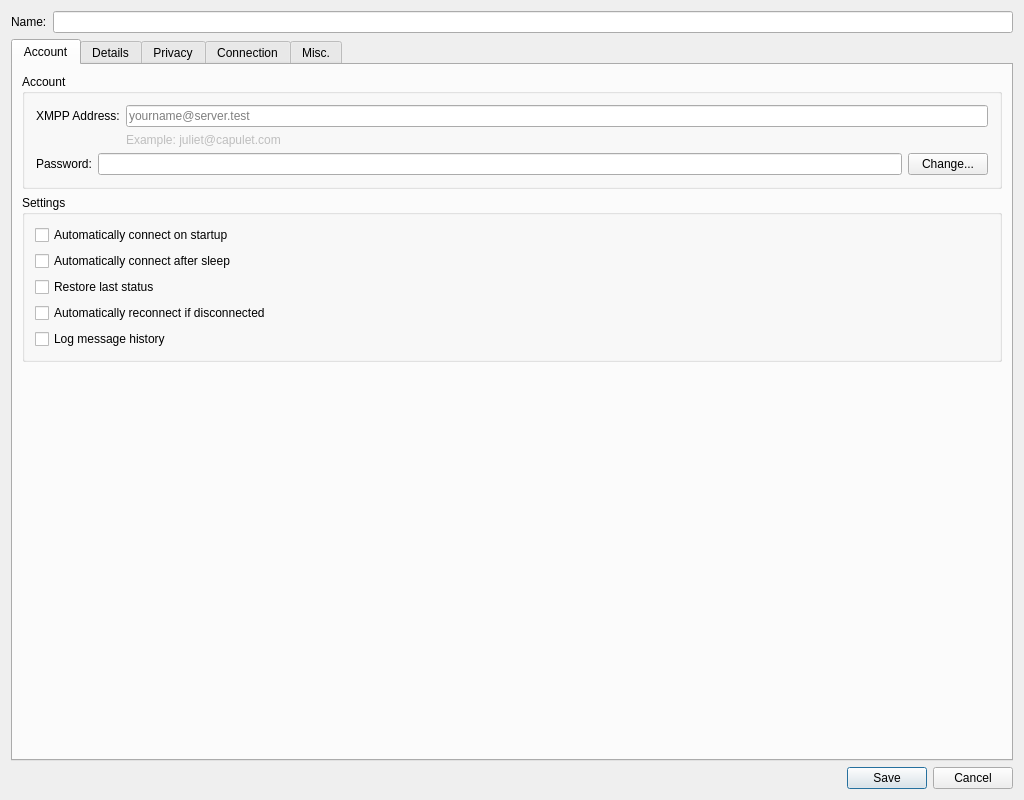
<?xml version="1.0" encoding="UTF-8"?>
<ui version="4.0">
 <class>AccountModify</class>
 <widget class="QDialog" name="AccountModify">
  <property name="geometry">
   <rect>
    <x>0</x>
    <y>0</y>
    <width>1024</width>
    <height>800</height>
   </rect>
  </property>
  <property name="windowTitle">
   <string>Account Properties</string>
  </property>
  <layout class="QVBoxLayout" name="_2">
   <item>
    <layout class="QHBoxLayout" name="_3">
     <item>
      <widget class="QLabel" name="lb_name">
       <property name="text">
        <string>Name:</string>
       </property>
      </widget>
     </item>
     <item>
      <widget class="QLineEdit" name="le_name"/>
     </item>
    </layout>
   </item>
   <item>
    <widget class="QTabWidget" name="tab_main">
     <property name="tabShape">
      <enum>QTabWidget::Rounded</enum>
     </property>
     <property name="currentIndex">
      <number>0</number>
     </property>
     <widget class="QWidget" name="tab_account">
      <attribute name="title">
       <string>Account</string>
      </attribute>
      <layout class="QVBoxLayout">
       <property name="spacing">
        <number>6</number>
       </property>
       <property name="leftMargin">
        <number>9</number>
       </property>
       <property name="topMargin">
        <number>9</number>
       </property>
       <property name="rightMargin">
        <number>9</number>
       </property>
       <property name="bottomMargin">
        <number>9</number>
       </property>
       <item>
        <widget class="QGroupBox" name="gb_account">
         <property name="title">
          <string>Account</string>
         </property>
         <layout class="QVBoxLayout">
          <property name="spacing">
           <number>6</number>
          </property>
          <property name="leftMargin">
           <number>11</number>
          </property>
          <property name="topMargin">
           <number>11</number>
          </property>
          <property name="rightMargin">
           <number>11</number>
          </property>
          <property name="bottomMargin">
           <number>11</number>
          </property>
          <item>
           <layout class="QGridLayout">
            <property name="leftMargin">
             <number>0</number>
            </property>
            <property name="topMargin">
             <number>0</number>
            </property>
            <property name="rightMargin">
             <number>0</number>
            </property>
            <property name="bottomMargin">
             <number>0</number>
            </property>
            <property name="spacing">
             <number>6</number>
            </property>
            <item row="1" column="1">
             <widget class="QLabel" name="lb_example">
              <property name="enabled">
               <bool>false</bool>
              </property>
              <property name="text">
               <string>Example: juliet@capulet.com</string>
              </property>
             </widget>
            </item>
            <item row="0" column="0">
             <widget class="QLabel" name="lb_jid">
              <property name="text">
               <string>XMPP Address:</string>
              </property>
             </widget>
            </item>
            <item row="0" column="1">
             <widget class="QLineEdit" name="le_jid">
              <property name="inputMethodHints">
               <set>Qt::ImhEmailCharactersOnly|Qt::ImhNoAutoUppercase|Qt::ImhPreferLatin|Qt::ImhPreferLowercase</set>
              </property>
              <property name="placeholderText">
               <string extracomment="Like email">yourname@server.test</string>
              </property>
             </widget>
            </item>
           </layout>
          </item>
          <item>
           <layout class="QHBoxLayout">
            <property name="spacing">
             <number>6</number>
            </property>
            <property name="leftMargin">
             <number>0</number>
            </property>
            <property name="topMargin">
             <number>0</number>
            </property>
            <property name="rightMargin">
             <number>0</number>
            </property>
            <property name="bottomMargin">
             <number>0</number>
            </property>
            <item>
             <widget class="QLabel" name="textLabel1">
              <property name="text">
               <string>Password:</string>
              </property>
             </widget>
            </item>
            <item>
             <widget class="QLineEdit" name="le_pass">
              <property name="inputMethodHints">
               <set>Qt::ImhNoAutoUppercase|Qt::ImhNoPredictiveText|Qt::ImhPreferLatin|Qt::ImhSensitiveData</set>
              </property>
              <property name="echoMode">
               <enum>QLineEdit::Password</enum>
              </property>
             </widget>
            </item>
            <item>
             <widget class="QPushButton" name="pb_changepw">
              <property name="text">
               <string>Change...</string>
              </property>
             </widget>
            </item>
           </layout>
          </item>
         </layout>
        </widget>
       </item>
       <item>
        <widget class="QGroupBox" name="groupBox46">
         <property name="title">
          <string>Settings</string>
         </property>
         <layout class="QVBoxLayout">
          <property name="spacing">
           <number>6</number>
          </property>
          <property name="leftMargin">
           <number>10</number>
          </property>
          <property name="topMargin">
           <number>10</number>
          </property>
          <property name="rightMargin">
           <number>10</number>
          </property>
          <property name="bottomMargin">
           <number>10</number>
          </property>
          <item>
           <widget class="QCheckBox" name="ck_auto">
            <property name="text">
             <string>Automatically connect on startup</string>
            </property>
           </widget>
          </item>
          <item>
           <widget class="QCheckBox" name="ck_connectAfterSleep">
            <property name="text">
             <string>Automatically connect after sleep</string>
            </property>
           </widget>
          </item>
          <item>
           <widget class="QCheckBox" name="ck_autoSameStatus">
            <property name="text">
             <string>Restore last status</string>
            </property>
           </widget>
          </item>
          <item>
           <widget class="QCheckBox" name="ck_reconn">
            <property name="text">
             <string>Automatically reconnect if disconnected</string>
            </property>
           </widget>
          </item>
          <item>
           <widget class="QCheckBox" name="ck_log">
            <property name="text">
             <string>Log message history</string>
            </property>
           </widget>
          </item>
         </layout>
        </widget>
       </item>
       <item>
        <spacer>
         <property name="orientation">
          <enum>Qt::Vertical</enum>
         </property>
         <property name="sizeType">
          <enum>QSizePolicy::Expanding</enum>
         </property>
         <property name="sizeHint" stdset="0">
          <size>
           <width>20</width>
           <height>0</height>
          </size>
         </property>
        </spacer>
       </item>
      </layout>
     </widget>
     <widget class="QWidget" name="tab_details">
      <attribute name="title">
       <string>Details</string>
      </attribute>
      <layout class="QVBoxLayout">
       <property name="spacing">
        <number>6</number>
       </property>
       <property name="leftMargin">
        <number>9</number>
       </property>
       <property name="topMargin">
        <number>9</number>
       </property>
       <property name="rightMargin">
        <number>9</number>
       </property>
       <property name="bottomMargin">
        <number>9</number>
       </property>
       <item>
        <widget class="QGroupBox" name="gb_personal">
         <property name="title">
          <string>Personal Information</string>
         </property>
         <layout class="QVBoxLayout">
          <property name="spacing">
           <number>6</number>
          </property>
          <property name="leftMargin">
           <number>11</number>
          </property>
          <property name="topMargin">
           <number>11</number>
          </property>
          <property name="rightMargin">
           <number>11</number>
          </property>
          <property name="bottomMargin">
           <number>11</number>
          </property>
          <item>
           <widget class="QLabel" name="TextLabel3">
            <property name="text">
             <string>&lt;qt&gt;Information about you is stored as a VCard on the server, which other people can retrieve at any time.&lt;/qt&gt;</string>
            </property>
            <property name="wordWrap">
             <bool>true</bool>
            </property>
           </widget>
          </item>
          <item>
           <layout class="QHBoxLayout">
            <property name="spacing">
             <number>6</number>
            </property>
            <property name="leftMargin">
             <number>0</number>
            </property>
            <property name="topMargin">
             <number>0</number>
            </property>
            <property name="rightMargin">
             <number>0</number>
            </property>
            <property name="bottomMargin">
             <number>0</number>
            </property>
            <item>
             <spacer>
              <property name="orientation">
               <enum>Qt::Horizontal</enum>
              </property>
              <property name="sizeType">
               <enum>QSizePolicy::Expanding</enum>
              </property>
              <property name="sizeHint" stdset="0">
               <size>
                <width>0</width>
                <height>0</height>
               </size>
              </property>
             </spacer>
            </item>
            <item>
             <widget class="QPushButton" name="pb_vcard">
              <property name="text">
               <string>Edit Personal &amp;Details...</string>
              </property>
             </widget>
            </item>
           </layout>
          </item>
         </layout>
        </widget>
       </item>
       <item>
        <spacer>
         <property name="orientation">
          <enum>Qt::Vertical</enum>
         </property>
         <property name="sizeType">
          <enum>QSizePolicy::Expanding</enum>
         </property>
         <property name="sizeHint" stdset="0">
          <size>
           <width>20</width>
           <height>0</height>
          </size>
         </property>
        </spacer>
       </item>
      </layout>
     </widget>
     <widget class="QWidget" name="tab_privacy">
      <attribute name="title">
       <string>Privacy</string>
      </attribute>
      <layout class="QVBoxLayout">
       <property name="spacing">
        <number>6</number>
       </property>
       <property name="leftMargin">
        <number>9</number>
       </property>
       <property name="topMargin">
        <number>9</number>
       </property>
       <property name="rightMargin">
        <number>9</number>
       </property>
       <property name="bottomMargin">
        <number>9</number>
       </property>
       <item>
        <widget class="QStackedWidget" name="ws_privacy">
         <property name="currentIndex">
          <number>1</number>
         </property>
         <widget class="QWidget" name="pg_privacyStatus">
          <layout class="QVBoxLayout">
           <property name="spacing">
            <number>6</number>
           </property>
           <property name="leftMargin">
            <number>0</number>
           </property>
           <property name="topMargin">
            <number>0</number>
           </property>
           <property name="rightMargin">
            <number>0</number>
           </property>
           <property name="bottomMargin">
            <number>0</number>
           </property>
           <item>
            <spacer>
             <property name="orientation">
              <enum>Qt::Vertical</enum>
             </property>
             <property name="sizeHint" stdset="0">
              <size>
               <width>20</width>
               <height>0</height>
              </size>
             </property>
            </spacer>
           </item>
           <item>
            <widget class="QLabel" name="lb_privacyStatus">
             <property name="text">
              <string/>
             </property>
             <property name="alignment">
              <set>Qt::AlignCenter</set>
             </property>
            </widget>
           </item>
           <item>
            <spacer>
             <property name="orientation">
              <enum>Qt::Vertical</enum>
             </property>
             <property name="sizeHint" stdset="0">
              <size>
               <width>20</width>
               <height>0</height>
              </size>
             </property>
            </spacer>
           </item>
          </layout>
         </widget>
         <widget class="QWidget" name="pg_privacy">
          <layout class="QVBoxLayout">
           <property name="spacing">
            <number>6</number>
           </property>
           <property name="leftMargin">
            <number>0</number>
           </property>
           <property name="topMargin">
            <number>0</number>
           </property>
           <property name="rightMargin">
            <number>0</number>
           </property>
           <property name="bottomMargin">
            <number>0</number>
           </property>
           <item>
            <widget class="QGroupBox" name="groupBox">
             <property name="title">
              <string>Blocked Contacts</string>
             </property>
             <layout class="QHBoxLayout">
              <property name="spacing">
               <number>6</number>
              </property>
              <property name="leftMargin">
               <number>9</number>
              </property>
              <property name="topMargin">
               <number>9</number>
              </property>
              <property name="rightMargin">
               <number>9</number>
              </property>
              <property name="bottomMargin">
               <number>9</number>
              </property>
              <item>
               <widget class="QListView" name="lv_blocked"/>
              </item>
              <item>
               <layout class="QVBoxLayout">
                <property name="spacing">
                 <number>6</number>
                </property>
                <property name="leftMargin">
                 <number>0</number>
                </property>
                <property name="topMargin">
                 <number>0</number>
                </property>
                <property name="rightMargin">
                 <number>0</number>
                </property>
                <property name="bottomMargin">
                 <number>0</number>
                </property>
                <item>
                 <widget class="QPushButton" name="pb_addBlock">
                  <property name="text">
                   <string>Add</string>
                  </property>
                 </widget>
                </item>
                <item>
                 <widget class="QPushButton" name="pb_removeBlock">
                  <property name="text">
                   <string>Remove</string>
                  </property>
                 </widget>
                </item>
                <item>
                 <spacer>
                  <property name="orientation">
                   <enum>Qt::Vertical</enum>
                  </property>
                  <property name="sizeHint" stdset="0">
                   <size>
                    <width>20</width>
                    <height>0</height>
                   </size>
                  </property>
                 </spacer>
                </item>
               </layout>
              </item>
             </layout>
            </widget>
           </item>
           <item>
            <layout class="QHBoxLayout">
             <property name="spacing">
              <number>6</number>
             </property>
             <property name="leftMargin">
              <number>0</number>
             </property>
             <property name="topMargin">
              <number>0</number>
             </property>
             <property name="rightMargin">
              <number>0</number>
             </property>
             <property name="bottomMargin">
              <number>0</number>
             </property>
             <item>
              <widget class="QLabel" name="lb_customPrivacy">
               <property name="text">
                <string>You are using advanced settings. This list may not be accurate.</string>
               </property>
               <property name="wordWrap">
                <bool>true</bool>
               </property>
              </widget>
             </item>
             <item>
              <spacer>
               <property name="orientation">
                <enum>Qt::Horizontal</enum>
               </property>
               <property name="sizeHint" stdset="0">
                <size>
                 <width>0</width>
                 <height>20</height>
                </size>
               </property>
              </spacer>
             </item>
             <item>
              <widget class="QPushButton" name="pb_privacy">
               <property name="text">
                <string>Advanced ...</string>
               </property>
              </widget>
             </item>
            </layout>
           </item>
          </layout>
         </widget>
        </widget>
       </item>
      </layout>
     </widget>
     <widget class="QWidget" name="tab_connection">
      <attribute name="title">
       <string>Connection</string>
      </attribute>
      <layout class="QVBoxLayout">
       <property name="spacing">
        <number>6</number>
       </property>
       <property name="leftMargin">
        <number>9</number>
       </property>
       <property name="topMargin">
        <number>9</number>
       </property>
       <property name="rightMargin">
        <number>9</number>
       </property>
       <property name="bottomMargin">
        <number>9</number>
       </property>
       <item>
        <layout class="QHBoxLayout">
         <property name="spacing">
          <number>6</number>
         </property>
         <property name="leftMargin">
          <number>0</number>
         </property>
         <property name="topMargin">
          <number>0</number>
         </property>
         <property name="rightMargin">
          <number>0</number>
         </property>
         <property name="bottomMargin">
          <number>0</number>
         </property>
         <item>
          <widget class="QLabel" name="lb_proxy">
           <property name="text">
            <string>Connection proxy:</string>
           </property>
          </widget>
         </item>
         <item>
          <widget class="QLabel" name="lb_proxychooser">
           <property name="text">
            <string>proxychooser</string>
           </property>
          </widget>
         </item>
        </layout>
       </item>
       <item>
        <widget class="QCheckBox" name="ck_useProxyForUpload">
         <property name="text">
          <string>Use this proxy server for HTTP file upload</string>
         </property>
        </widget>
       </item>
       <item>
        <widget class="QCheckBox" name="ck_compress">
         <property name="text">
          <string>Compress traffic (if possible)</string>
         </property>
        </widget>
       </item>
       <item>
        <widget class="QCheckBox" name="ck_keepAlive">
         <property name="text">
          <string>Send &quot;keep-alive&quot; packets (to prevent timeouts)</string>
         </property>
        </widget>
       </item>
       <item>
        <widget class="QCheckBox" name="ck_enableSM">
         <property name="text">
          <string>Enable Stream Management if possible</string>
         </property>
        </widget>
       </item>
       <item>
        <widget class="QCheckBox" name="ck_host">
         <property name="text">
          <string>Manually Specify Server Host/Port:</string>
         </property>
        </widget>
       </item>
       <item>
        <layout class="QHBoxLayout">
         <property name="spacing">
          <number>6</number>
         </property>
         <property name="leftMargin">
          <number>0</number>
         </property>
         <property name="topMargin">
          <number>0</number>
         </property>
         <property name="rightMargin">
          <number>0</number>
         </property>
         <property name="bottomMargin">
          <number>0</number>
         </property>
         <item>
          <widget class="QLabel" name="lb_host">
           <property name="text">
            <string>Host:</string>
           </property>
          </widget>
         </item>
         <item>
          <widget class="QLineEdit" name="le_host"/>
         </item>
         <item>
          <widget class="QLabel" name="lb_port">
           <property name="text">
            <string>Port:</string>
           </property>
          </widget>
         </item>
         <item>
          <widget class="QLineEdit" name="le_port">
           <property name="minimumSize">
            <size>
             <width>80</width>
             <height>0</height>
            </size>
           </property>
           <property name="maximumSize">
            <size>
             <width>120</width>
             <height>32767</height>
            </size>
           </property>
          </widget>
         </item>
        </layout>
       </item>
       <item>
        <layout class="QHBoxLayout">
         <property name="spacing">
          <number>6</number>
         </property>
         <property name="leftMargin">
          <number>0</number>
         </property>
         <property name="topMargin">
          <number>0</number>
         </property>
         <property name="rightMargin">
          <number>0</number>
         </property>
         <property name="bottomMargin">
          <number>0</number>
         </property>
         <item>
          <widget class="QLabel" name="lb_ssl">
           <property name="text">
            <string>Encrypt connection:</string>
           </property>
          </widget>
         </item>
         <item>
          <widget class="QComboBox" name="cb_ssl">
           <property name="sizePolicy">
            <sizepolicy hsizetype="Minimum" vsizetype="Fixed">
             <horstretch>0</horstretch>
             <verstretch>0</verstretch>
            </sizepolicy>
           </property>
           <property name="sizeAdjustPolicy">
            <enum>QComboBox::AdjustToContents</enum>
           </property>
          </widget>
         </item>
         <item>
          <spacer>
           <property name="orientation">
            <enum>Qt::Horizontal</enum>
           </property>
           <property name="sizeType">
            <enum>QSizePolicy::Expanding</enum>
           </property>
           <property name="sizeHint" stdset="0">
            <size>
             <width>0</width>
             <height>16</height>
            </size>
           </property>
          </spacer>
         </item>
        </layout>
       </item>
       <item>
        <layout class="QHBoxLayout">
         <property name="spacing">
          <number>6</number>
         </property>
         <property name="leftMargin">
          <number>0</number>
         </property>
         <property name="topMargin">
          <number>0</number>
         </property>
         <property name="rightMargin">
          <number>0</number>
         </property>
         <property name="bottomMargin">
          <number>0</number>
         </property>
         <item>
          <widget class="QLabel" name="lb_plain">
           <property name="text">
            <string>Allow plaintext authentication:</string>
           </property>
          </widget>
         </item>
         <item>
          <widget class="QComboBox" name="cb_plain">
           <property name="sizePolicy">
            <sizepolicy hsizetype="Minimum" vsizetype="Fixed">
             <horstretch>0</horstretch>
             <verstretch>0</verstretch>
            </sizepolicy>
           </property>
           <property name="sizeAdjustPolicy">
            <enum>QComboBox::AdjustToContents</enum>
           </property>
          </widget>
         </item>
         <item>
          <spacer>
           <property name="orientation">
            <enum>Qt::Horizontal</enum>
           </property>
           <property name="sizeType">
            <enum>QSizePolicy::Expanding</enum>
           </property>
           <property name="sizeHint" stdset="0">
            <size>
             <width>0</width>
             <height>16</height>
            </size>
           </property>
          </spacer>
         </item>
        </layout>
       </item>
       <item>
        <widget class="QCheckBox" name="ck_req_mutual">
         <property name="text">
          <string>Require mutual authentication</string>
         </property>
        </widget>
       </item>
       <item>
        <layout class="QHBoxLayout">
         <property name="spacing">
          <number>6</number>
         </property>
         <property name="leftMargin">
          <number>0</number>
         </property>
         <property name="topMargin">
          <number>0</number>
         </property>
         <property name="rightMargin">
          <number>0</number>
         </property>
         <property name="bottomMargin">
          <number>0</number>
         </property>
         <item>
          <widget class="QLabel" name="lb_security_level">
           <property name="text">
            <string>SASL Security Level:</string>
           </property>
          </widget>
         </item>
         <item>
          <widget class="QComboBox" name="cb_security_level">
           <property name="sizePolicy">
            <sizepolicy hsizetype="Minimum" vsizetype="Fixed">
             <horstretch>0</horstretch>
             <verstretch>0</verstretch>
            </sizepolicy>
           </property>
           <property name="sizeAdjustPolicy">
            <enum>QComboBox::AdjustToContents</enum>
           </property>
          </widget>
         </item>
         <item>
          <spacer>
           <property name="orientation">
            <enum>Qt::Horizontal</enum>
           </property>
           <property name="sizeType">
            <enum>QSizePolicy::Expanding</enum>
           </property>
           <property name="sizeHint" stdset="0">
            <size>
             <width>0</width>
             <height>16</height>
            </size>
           </property>
          </spacer>
         </item>
        </layout>
       </item>
      </layout>
     </widget>
     <widget class="QWidget" name="tab_misc">
      <attribute name="title">
       <string>Misc.</string>
      </attribute>
      <layout class="QVBoxLayout" name="verticalLayout_2">
       <item>
        <layout class="QHBoxLayout" name="horizontalLayout_3">
         <item>
          <widget class="QLabel" name="lb_resource">
           <property name="text">
            <string>Resource:</string>
           </property>
          </widget>
         </item>
         <item>
          <widget class="QComboBox" name="cb_resource"/>
         </item>
         <item>
          <widget class="QLineEdit" name="le_resource">
           <property name="minimumSize">
            <size>
             <width>100</width>
             <height>0</height>
            </size>
           </property>
          </widget>
         </item>
        </layout>
       </item>
       <item>
        <layout class="QHBoxLayout">
         <property name="spacing">
          <number>6</number>
         </property>
         <property name="leftMargin">
          <number>0</number>
         </property>
         <property name="topMargin">
          <number>0</number>
         </property>
         <property name="rightMargin">
          <number>0</number>
         </property>
         <property name="bottomMargin">
          <number>0</number>
         </property>
         <item>
          <widget class="QLabel" name="lb_priority">
           <property name="text">
            <string>Default priority:</string>
           </property>
          </widget>
         </item>
         <item>
          <widget class="QComboBox" name="cb_priority"/>
         </item>
         <item>
          <widget class="QSpinBox" name="sb_priority">
           <property name="minimumSize">
            <size>
             <width>60</width>
             <height>0</height>
            </size>
           </property>
           <property name="maximumSize">
            <size>
             <width>60</width>
             <height>16777215</height>
            </size>
           </property>
           <property name="minimum">
            <number>-128</number>
           </property>
           <property name="maximum">
            <number>127</number>
           </property>
          </widget>
         </item>
        </layout>
       </item>
       <item>
        <widget class="QGroupBox" name="groupBox_3">
         <property name="title">
          <string>Data Transfer</string>
         </property>
         <layout class="QVBoxLayout" name="verticalLayout_3">
          <item>
           <widget class="QCheckBox" name="ck_ibbOnly">
            <property name="text">
             <string>In-Band only (slow)</string>
            </property>
           </widget>
          </item>
          <item>
           <layout class="QHBoxLayout">
            <property name="spacing">
             <number>6</number>
            </property>
            <property name="leftMargin">
             <number>0</number>
            </property>
            <property name="topMargin">
             <number>0</number>
            </property>
            <property name="rightMargin">
             <number>0</number>
            </property>
            <property name="bottomMargin">
             <number>0</number>
            </property>
            <item>
             <widget class="QLabel" name="lb_dtProxy">
              <property name="text">
               <string>Proxy:</string>
              </property>
             </widget>
            </item>
            <item>
             <widget class="QLineEdit" name="le_dtProxy"/>
            </item>
           </layout>
          </item>
         </layout>
        </widget>
       </item>
       <item>
        <widget class="QGroupBox" name="groupBox_2">
         <property name="title">
          <string>STUN/TURN</string>
         </property>
         <layout class="QVBoxLayout" name="verticalLayout">
          <item>
           <layout class="QHBoxLayout">
            <item>
             <widget class="QLabel" name="lb_stunHost">
              <property name="text">
               <string>Host:</string>
              </property>
             </widget>
            </item>
            <item>
             <widget class="QComboBox" name="cb_stunHost">
              <property name="sizePolicy">
               <sizepolicy hsizetype="Expanding" vsizetype="Fixed">
                <horstretch>0</horstretch>
                <verstretch>0</verstretch>
               </sizepolicy>
              </property>
              <property name="editable">
               <bool>true</bool>
              </property>
              <property name="insertPolicy">
               <enum>QComboBox::NoInsert</enum>
              </property>
             </widget>
            </item>
           </layout>
          </item>
          <item>
           <layout class="QHBoxLayout" name="horizontalLayout">
            <item>
             <widget class="QLabel" name="label">
              <property name="text">
               <string>Username:</string>
              </property>
             </widget>
            </item>
            <item>
             <widget class="QLineEdit" name="le_stunUser">
              <property name="text">
               <string/>
              </property>
             </widget>
            </item>
            <item>
             <widget class="QLabel" name="label_2">
              <property name="text">
               <string>Password:</string>
              </property>
             </widget>
            </item>
            <item>
             <widget class="QLineEdit" name="le_stunPass">
              <property name="echoMode">
               <enum>QLineEdit::Password</enum>
              </property>
             </widget>
            </item>
           </layout>
          </item>
          <item>
           <widget class="QCheckBox" name="cb_onlyMyTurn">
            <property name="toolTip">
             <string>This option disables peer-to-peer connections and also connections to TURN servers provided by the other peer.&lt;br&gt;&lt;br&gt;&lt;b&gt;Warning: &lt;/b&gt;While this hides your IP address, it makes the connection impossible if TURN server options above are invalid or empty.</string>
            </property>
            <property name="text">
             <string>Disable connections potentially exposing my IP address</string>
            </property>
           </widget>
          </item>
         </layout>
        </widget>
       </item>
       <item>
        <widget class="QCheckBox" name="ck_custom_auth">
         <property name="text">
          <string>Authenticate as:</string>
         </property>
        </widget>
       </item>
       <item>
        <layout class="QHBoxLayout">
         <property name="spacing">
          <number>6</number>
         </property>
         <property name="leftMargin">
          <number>0</number>
         </property>
         <property name="topMargin">
          <number>0</number>
         </property>
         <property name="rightMargin">
          <number>0</number>
         </property>
         <property name="bottomMargin">
          <number>0</number>
         </property>
         <item>
          <widget class="QLabel" name="lb_authid">
           <property name="enabled">
            <bool>false</bool>
           </property>
           <property name="text">
            <string>Username:</string>
           </property>
          </widget>
         </item>
         <item>
          <widget class="QLineEdit" name="le_authid">
           <property name="enabled">
            <bool>false</bool>
           </property>
           <property name="sizePolicy">
            <sizepolicy hsizetype="Expanding" vsizetype="Fixed">
             <horstretch>2</horstretch>
             <verstretch>0</verstretch>
            </sizepolicy>
           </property>
          </widget>
         </item>
         <item>
          <widget class="QLabel" name="lb_realm">
           <property name="enabled">
            <bool>false</bool>
           </property>
           <property name="text">
            <string>Realm:</string>
           </property>
          </widget>
         </item>
         <item>
          <widget class="QLineEdit" name="le_realm">
           <property name="enabled">
            <bool>false</bool>
           </property>
           <property name="sizePolicy">
            <sizepolicy hsizetype="Expanding" vsizetype="Fixed">
             <horstretch>3</horstretch>
             <verstretch>0</verstretch>
            </sizepolicy>
           </property>
          </widget>
         </item>
        </layout>
       </item>
       <item>
        <widget class="QCheckBox" name="ck_scram_salted_password">
         <property name="toolTip">
          <string>&lt;b&gt;Attention!&lt;/b&gt;
&lt;br/&gt;
When you enable this option you will not be able to find your password in config files. Only hash text will be there. So if you forget your password, it will be lost if you have not make a backup somewhere else.</string>
         </property>
         <property name="text">
          <string>Store hash instead of plaintext password if server supports this feature.</string>
         </property>
        </widget>
       </item>
      </layout>
     </widget>
    </widget>
   </item>
   <item>
    <widget class="QDialogButtonBox" name="buttonBox">
     <property name="standardButtons">
      <set>QDialogButtonBox::Cancel|QDialogButtonBox::Save</set>
     </property>
    </widget>
   </item>
  </layout>
 </widget>
 <layoutdefault spacing="6" margin="11"/>
 <tabstops>
  <tabstop>le_name</tabstop>
  <tabstop>tab_main</tabstop>
  <tabstop>le_jid</tabstop>
  <tabstop>le_pass</tabstop>
  <tabstop>pb_changepw</tabstop>
  <tabstop>ck_auto</tabstop>
  <tabstop>ck_connectAfterSleep</tabstop>
  <tabstop>ck_autoSameStatus</tabstop>
  <tabstop>ck_reconn</tabstop>
  <tabstop>ck_log</tabstop>
  <tabstop>pb_vcard</tabstop>
  <tabstop>lv_blocked</tabstop>
  <tabstop>pb_addBlock</tabstop>
  <tabstop>pb_removeBlock</tabstop>
  <tabstop>pb_privacy</tabstop>
  <tabstop>ck_useProxyForUpload</tabstop>
  <tabstop>ck_compress</tabstop>
  <tabstop>ck_keepAlive</tabstop>
  <tabstop>ck_enableSM</tabstop>
  <tabstop>ck_host</tabstop>
  <tabstop>le_host</tabstop>
  <tabstop>cb_ssl</tabstop>
  <tabstop>le_port</tabstop>
  <tabstop>cb_plain</tabstop>
  <tabstop>ck_req_mutual</tabstop>
  <tabstop>cb_security_level</tabstop>
  <tabstop>cb_resource</tabstop>
  <tabstop>le_resource</tabstop>
  <tabstop>cb_priority</tabstop>
  <tabstop>sb_priority</tabstop>
  <tabstop>ck_ibbOnly</tabstop>
  <tabstop>le_dtProxy</tabstop>
  <tabstop>cb_stunHost</tabstop>
  <tabstop>le_stunUser</tabstop>
  <tabstop>le_stunPass</tabstop>
  <tabstop>cb_onlyMyTurn</tabstop>
  <tabstop>ck_custom_auth</tabstop>
  <tabstop>le_authid</tabstop>
  <tabstop>le_realm</tabstop>
  <tabstop>ck_scram_salted_password</tabstop>
 </tabstops>
 <resources/>
 <connections>
  <connection>
   <sender>buttonBox</sender>
   <signal>rejected()</signal>
   <receiver>AccountModify</receiver>
   <slot>reject()</slot>
   <hints>
    <hint type="sourcelabel">
     <x>346</x>
     <y>439</y>
    </hint>
    <hint type="destinationlabel">
     <x>523</x>
     <y>386</y>
    </hint>
   </hints>
  </connection>
 </connections>
</ui>
